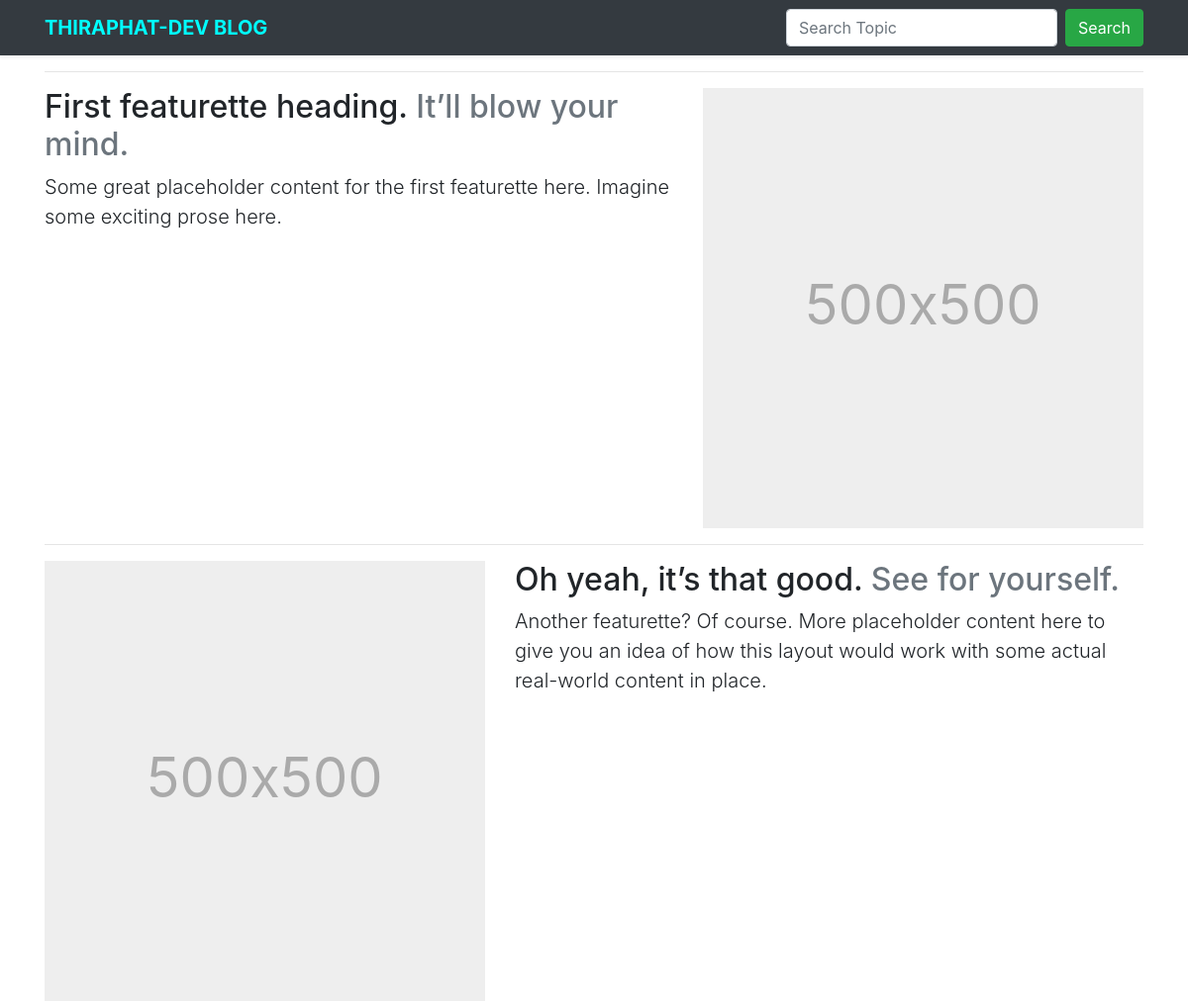
The page /blog/ (upper part) on the database as committed earlier.
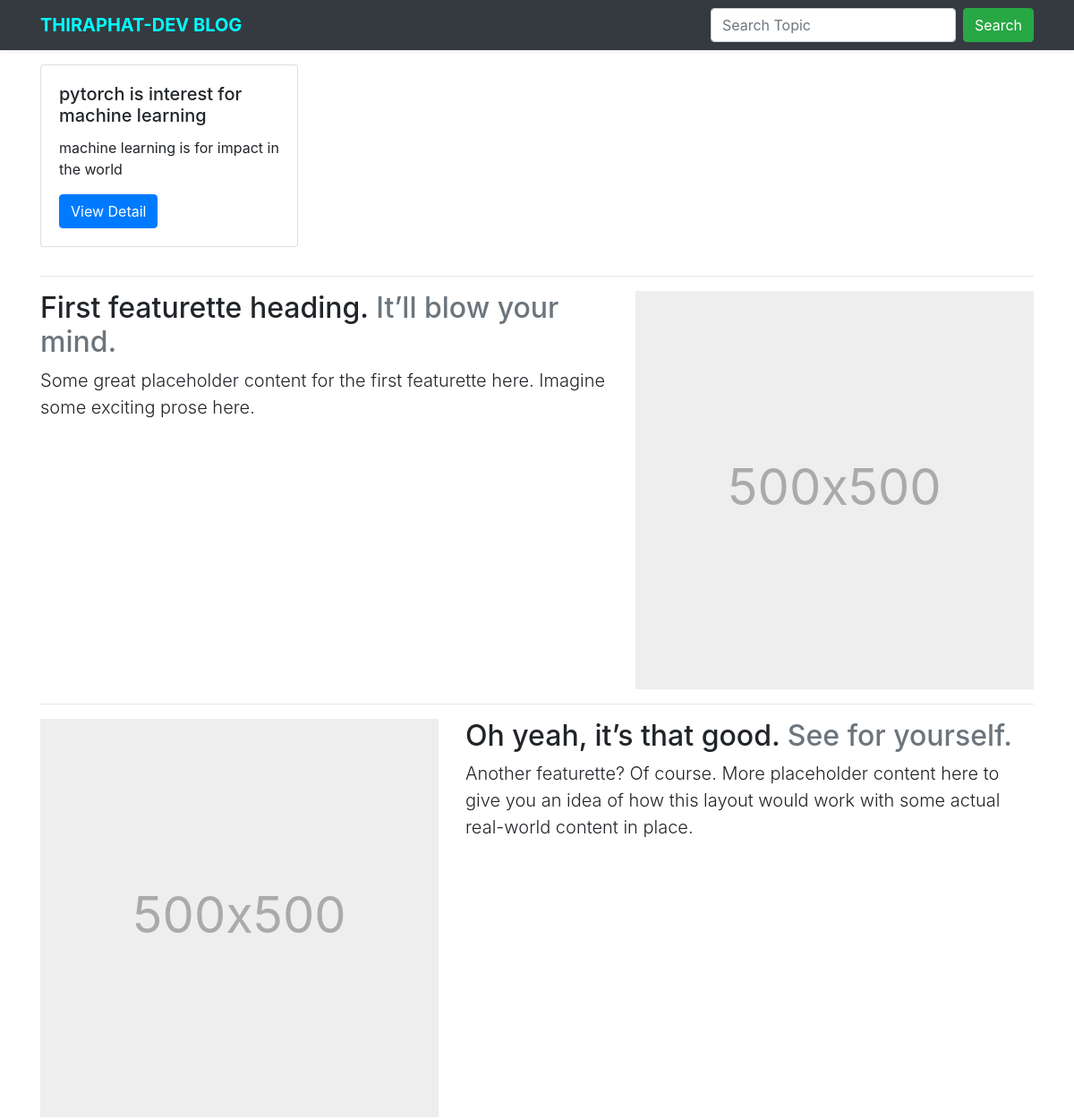
The same page on the database as committed later.
### blog/models.py (models this page shows, shortened)
class Post(models.Model):
	categories_choice =  (
		("BlockChain", "BlockChain Technology"),
		("AI", "Technology"),
		("NFT", "NFT Technology"),
		("BACKEND", "BACKEND Technology"),
		("FRONTEND", "FRONTEND Technology"),
	)
	title = models.CharField(max_length=300)
	body = models.TextField()
	photo = models.ImageField(upload_to='blog/%Y/%m/%d', blank=True)
	category = models.CharField(max_length=50, choices=categories_choice)
	post_status = models.BooleanField(default=False)
	created_at = models.DateTimeField(auto_now_add=True)
	updated_at = models.DateTimeField(auto_now=True)

### blog/views.py (the view)
# urls.py: path('', views.index, name="index"),
def index(request):
    posts = Post.objects.all()
    return render(request, "index.html", {'posts': posts})

### blog/templates/index.html (shortened to what this page needs)
	{%extends 'base.html' %}
	{%block content%}
	<main>
		<div class="container">
			{% for post in posts%}
			<div class="row pb-3">
				<div class="col-sm-12">
					<div class="card" style="width: 18rem;">
						<div class="card-body">
							<h5 class="card-title">{{post.title}}</h5>
							<p class="card-text">{{post.body|safe|truncatechars_html:200}}
							</p>
							<a href="{%url 'post_detail' post.id%}" class="btn btn-primary">View Detail</a>
						</div>
					</div>
				</div>
			</div>
			{%endfor%}
			<hr class="featurette-divider">
			<div class="row featurette">
				<div class="col-md-7">
					<h2 class="featurette-heading">First featurette heading. <span
							class="text-muted">It’ll blow your mind.</span></h2>
					<p class="lead">Some great placeholder content for the first featurette here.
						Imagine some exciting prose here.</p>
				</div>
				<div class="col-md-5">
					<svg class="bd-placeholder-img bd-placeholder-img-lg featurette-image img-fluid mx-auto"
						width="500" height="500" xmlns="http://www.w3.org/2000/svg" role="img"
						aria-label="Placeholder: 500x500" preserveAspectRatio="xMidYMid slice"
						focusable="false">
						<rect width="100%" height="100%" fill="#eee" /><text x="50%" y="50%"
							fill="#aaa" dy=".3em">500x500</text>
					</svg>
				</div>
			</div>
			<hr class="featurette-divider">
			<div class="row featurette">
				<div class="col-md-7 order-md-2">
					<h2 class="featurette-heading">Oh yeah, it’s that good. <span
							class="text-muted">See for yourself.</span></h2>
					<p class="lead">Another featurette? Of course. More placeholder content here to
						give you an idea of how this layout would work with some actual
						real-world content in place.</p>
				</div>
				<div class="col-md-5 order-md-1">
					<svg class="bd-placeholder-img bd-placeholder-img-lg featurette-image img-fluid mx-auto"
						width="500" height="500" xmlns="http://www.w3.org/2000/svg" role="img"
						aria-label="Placeholder: 500x500" preserveAspectRatio="xMidYMid slice"
						focusable="false">
						<rect width="100%" height="100%" fill="#eee" /><text x="50%" y="50%"
							fill="#aaa" dy=".3em">500x500</text>
					</svg>
				</div>
			</div>
		</div>
	</main>
{%endblock%}

Rows that differ between the two databases and show on the page:
added Post: title "pytorch is interest for machine learning", body "machine learning is for impact in the world"
